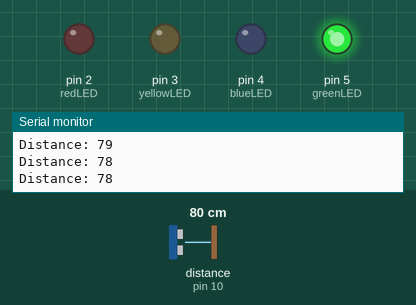
Simulated run of this sketch. Board: Arduino Uno, built with avr-gcc and run on an emulated ATmega328P. Parts: output pins drawn as LEDs (lit = HIGH), the last lines printed to the serial monitor. Wiring (inferred from the names in the program): ultrasonic range finder: trigger pin 9; echo pin 10. Inputs (shaded band) come from the test bench; at power-on: distance to the obstacle (sensor on pin 10) 80 cm. The echo pulse lasts 58.3 µs per cm; pins used as bus, display or sensor lines are not drawn.

Above: at 1.3 s.
1.4 s: distance to the obstacle (sensor on pin 10) set to 65 cm
2.9 s: distance to the obstacle (sensor on pin 10) set to 59 cm
At 3.7 s:
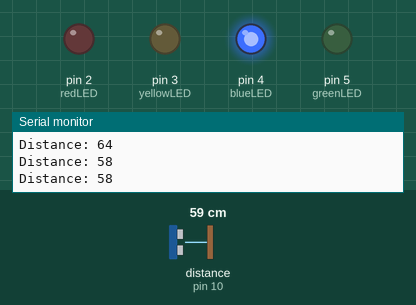
4.5 s: distance to the obstacle (sensor on pin 10) set to 51 cm
6.0 s: distance to the obstacle (sensor on pin 10) set to 41 cm
At 6.8 s:
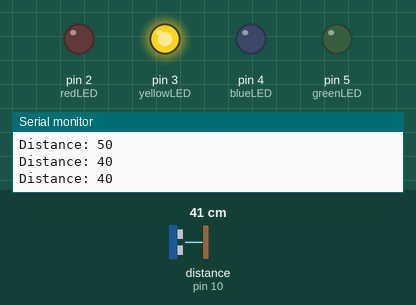
7.5 s: distance to the obstacle (sensor on pin 10) set to 23 cm
10.5 s: distance to the obstacle (sensor on pin 10) set to 20 cm
At 11.0 s:
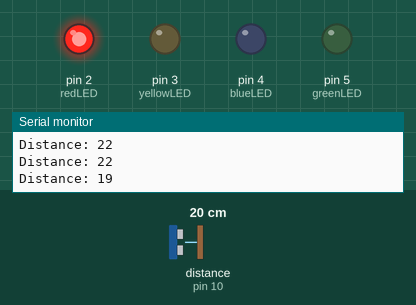
Timing chart, 0 to 13.0 s (numbered marks = the images above; inputs shaded):
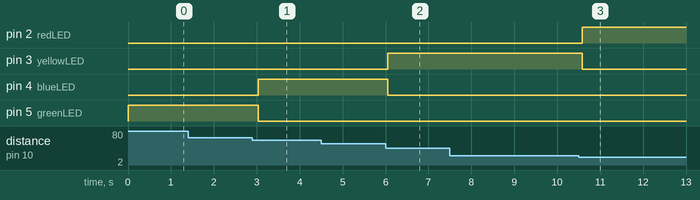

Measured:
- the behaviour switches between 62 and 61 cm on distance to the obstacle (sensor on pin 10) (found by bisection; images 0 and 1)
- the behaviour switches between 47 and 46 cm on distance to the obstacle (sensor on pin 10) (found by bisection; images 1 and 2)
- the behaviour switches between 22 and 21 cm on distance to the obstacle (sensor on pin 10) (found by bisection; images 2 and 3)
- after the input at 2.9 s, pin 4 (blueLED): LOW → HIGH after 0.13 s; pin 5 (greenLED): HIGH → LOW after 0.13 s
- after the input at 6.0 s, pin 3 (yellowLED): LOW → HIGH after 0.06 s; pin 4 (blueLED): HIGH → LOW after 0.06 s
- after the input at 10.5 s, pin 2 (redLED): LOW → HIGH after 0.08 s; pin 3 (yellowLED): HIGH → LOW after 0.08 s

The sketch:

length_detection_via_light_module_iot_based_application.ino
```cpp
const int trigPin = 9;
const int echoPin = 10;

const int redLED = 2;
const int yellowLED = 3;
const int blueLED = 4;
const int greenLED = 5;

long duration;
int distance;

void setup() {
  pinMode(trigPin, OUTPUT);
  pinMode(echoPin, INPUT);

  pinMode(redLED, OUTPUT);
  pinMode(yellowLED, OUTPUT);
  pinMode(blueLED, OUTPUT);
  pinMode(greenLED, OUTPUT);

  Serial.begin(9600);
}

void loop() {
  digitalWrite(trigPin, LOW);
  delayMicroseconds(2);

  digitalWrite(trigPin, HIGH);
  delayMicroseconds(10);
  digitalWrite(trigPin, LOW);

  duration = pulseIn(echoPin, HIGH);

  distance = duration * 0.034 / 2;

  Serial.print("Distance: ");
  Serial.println(distance);

  if (distance > 0 && distance <= 20) {
    digitalWrite(redLED, HIGH);
    digitalWrite(yellowLED, LOW);
    digitalWrite(blueLED, LOW);
    digitalWrite(greenLED, LOW);
  } else if (distance > 20 && distance <= 45) {
    digitalWrite(redLED, LOW);
    digitalWrite(yellowLED, HIGH);
    digitalWrite(blueLED, LOW);
    digitalWrite(greenLED, LOW);
  } else if (distance > 45 && distance <= 60) {
    digitalWrite(redLED, LOW);
    digitalWrite(yellowLED, LOW);
    digitalWrite(blueLED, HIGH);
    digitalWrite(greenLED, LOW);
  } else if (distance > 60) {
    digitalWrite(redLED, LOW);
    digitalWrite(yellowLED, LOW);
    digitalWrite(blueLED, LOW);
    digitalWrite(greenLED, HIGH);
  } else {
    digitalWrite(redLED, LOW);
    digitalWrite(yellowLED, LOW);
    digitalWrite(blueLED, LOW);
    digitalWrite(greenLED, LOW);
  }

  delay(500);
}
```
